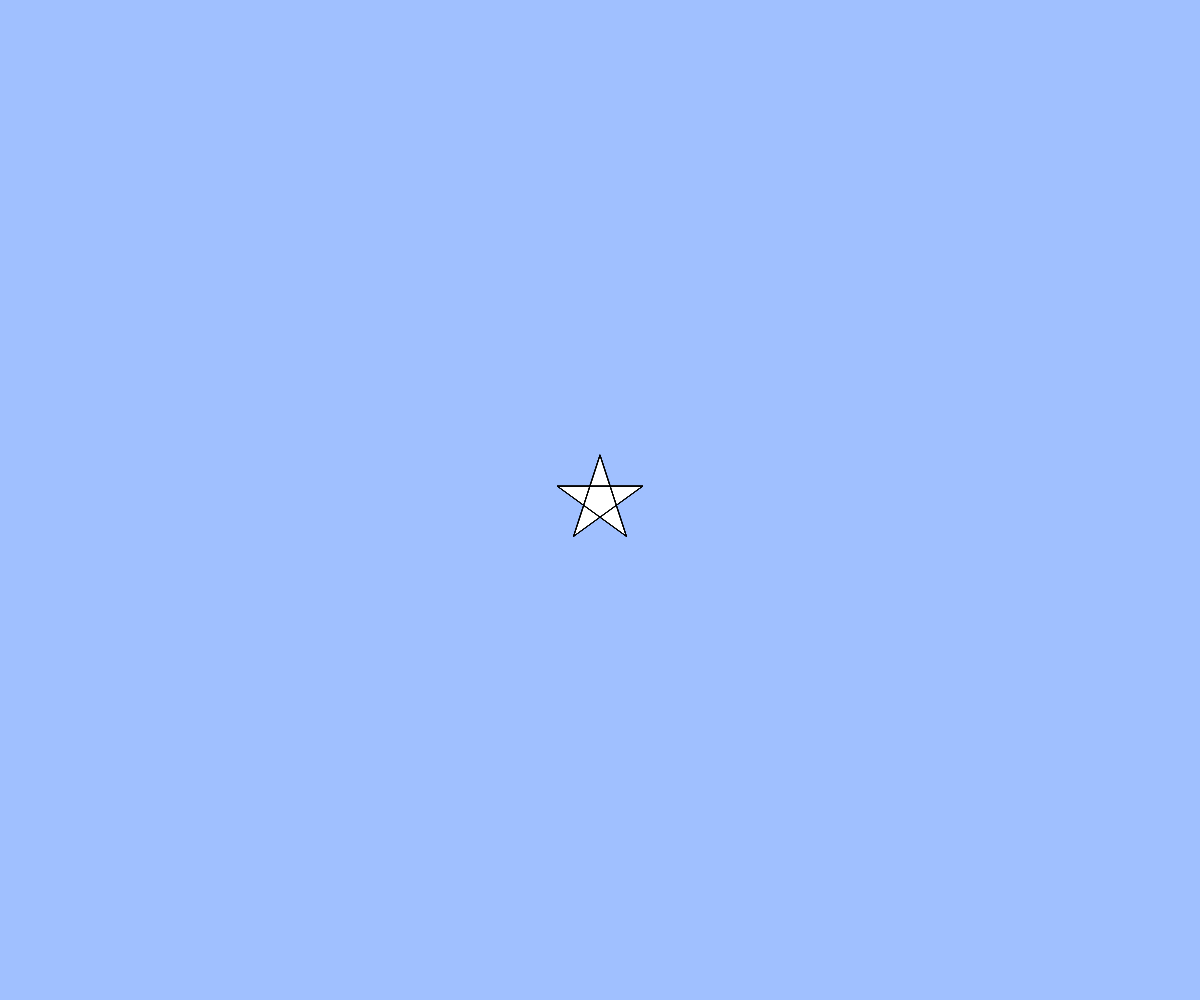
Frame 1 (no input)
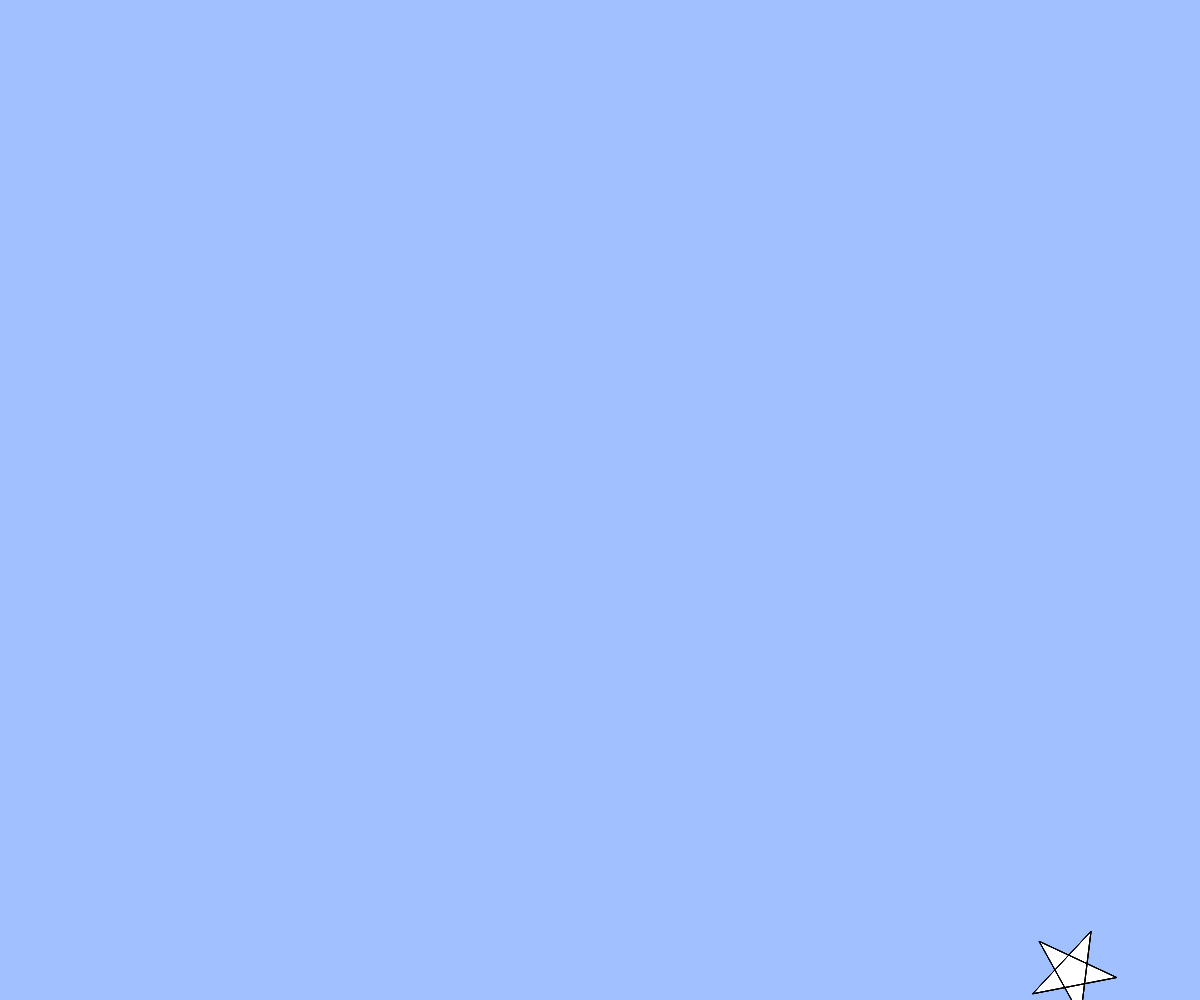
Frame 60 (no input)
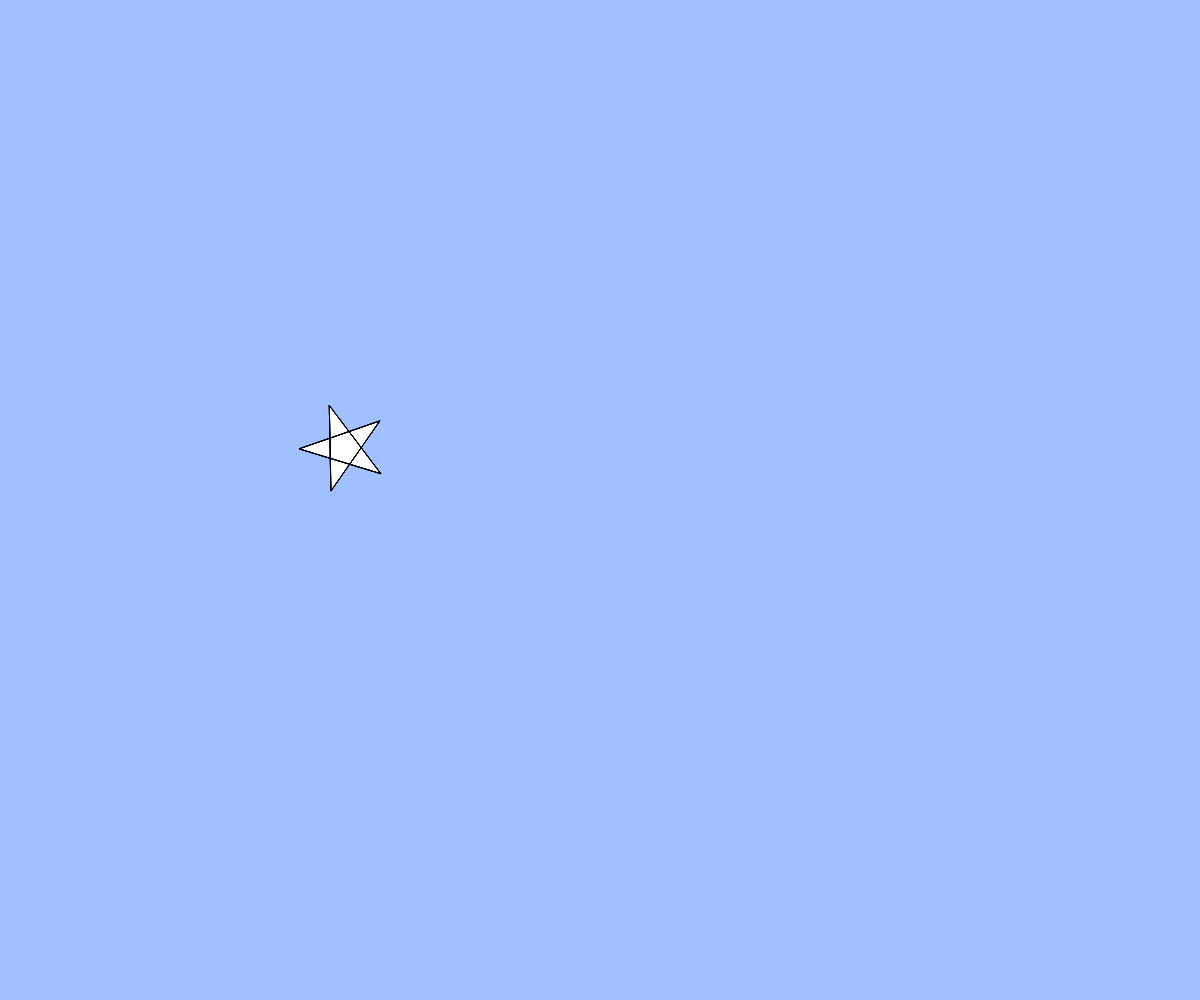
Frame 120 (the mouse pressed at the canvas centre since frame 60)

The p5.js sketch that drew these frames (run headless with seeded random() and noise() and a simulated clock; from frame 60 on, the mouse is pressed at the canvas centre):

// p5.js sketch
// ── sketch.js
// テキスト「アニメーション」
let x, y, vx, vy;

function setup(){
  createCanvas(windowWidth, windowHeight);
  x = width / 2;
  y = height / 2;
  vx = 8;
  vy = 8;
  angle = 0;
}

function draw(){
  background(160, 192, 255);
  star(x, y, 45, angle);
  angle += 0.05;  // BLANK[2] (hint: 作った star 関数を使います)

  // 端の処理パターン (1) 反対側から出てくる
  x += vx;
  y += vy;
  if(x > width){ x = 0; }
  else if(x < 0){ x = width; }
  if(y > height){ y = 0; }
  if(y < 0){ y = height; }
}

function star(cx, cy, r, angle){
  beginShape();
  for(var i = 0; i < 20; i++){
    var theta = TWO_PI * i * 2 / 5 - HALF_PI + angle;
    // BLANK[1] (hint: angle 分だけ星を回転させるには？)
    var x = cx + cos(theta) * r;
    var y = cy + sin(theta) * r;
    vertex(x,y);
  }
  endShape(CLOSE);
}

function mouseClicked(){
  x = mouseX;
  y = mouseY;
}

function windowResized(){
  resizeCanvas(windowWidth, windowHeight);
}
